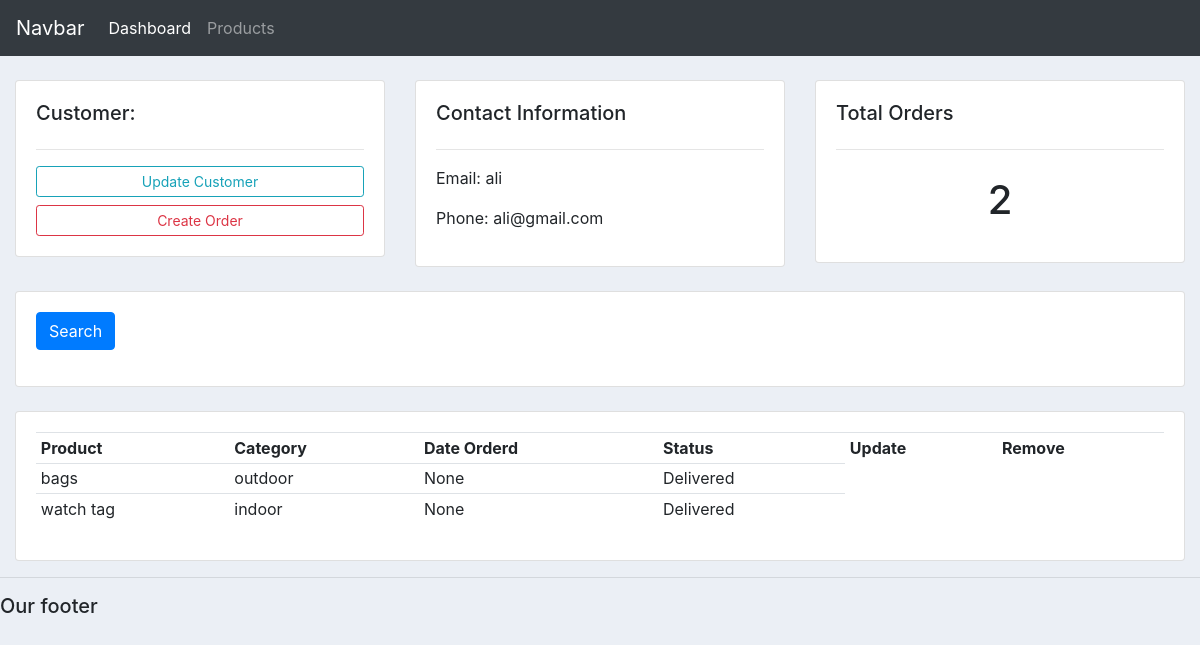
/customer/3/, run on the app's committed database.
### ourapp/models.py (models this page shows, shortened)
class Customer(models.Model):
    name=models.CharField(max_length=200,null=True)
    phone=models.CharField(max_length=200,null=True)
    email=models.CharField(max_length=200,null=True)
    date_created=models.DateTimeField(auto_now_add=True,null=True)

class Order(models.Model):
    status=(
        ('Pending','Pending'),('Out for delivey','Out for delivey'),('Delivered','Delivered'))
    customer=models.ForeignKey(Customer,null=True,on_delete=models.SET_NULL)
    product=models.ForeignKey(Product,null=True,on_delete=models.SET_NULL)
    date_created=models.DateTimeField(max_length=200,null=True)
    status=models.CharField(max_length=200,null=True,choices=status)

class Product(models.Model):
     CATEGORY=(('indoor','indoor'),('outdoor','outdoor'))
     name=models.CharField(max_length=200,null=True)
     price=models.FloatField(null=True)
     category=models.CharField(max_length=200,null=True,choices=CATEGORY)
     description=models.CharField(max_length=200,null=True)
     date_created=models.DateTimeField(max_length=200,null=True)
     tags=models.ManyToManyField(Tag)
     def __str__(self):
         return self.name

### ourapp/views.py (the view)
# urls.py: path('customer/<str:pk_test>/',views.customer,name='customer'),
def customer(request,pk_test):
    customer= Customer.objects.get(id=pk_test)
    orders=customer.order_set.all()
    order_count = orders.count()
    context={'customer':customer,'orders':orders,'order_count':order_count}
    return render(request,'accounts/customer.html',context=context)

### templates/accounts/customer.html
{%  extends 'accounts/main.html' %}
{% block content %}
	<br>
<div class="row">
	<div class="col-md">
		<div class="card card-body">
			<h5>Customer:</h5>
			<hr>
			<a class="btn btn-outline-info  btn-sm btn-block" href="">Update Customer</a>
			<a class="btn btn-outline-danger  btn-sm btn-block" href="{% url 'create_order' customer.id%}">Create Order</a>
		</div>
	</div>
	<div class="col-md">
		<div class="card card-body">
			<h5>Contact Information</h5>
			<hr>
			<p>Email: {{customer.name}} </p>
			<p>Phone:  {{customer.email}} </p>
		</div>
	</div>
	<div class="col-md">
		<div class="card card-body">
			<h5>Total Orders </h5>
			<hr>
			<h1 style="text-align: center;padding: 10px">   {{order_count}}  </h1>
		</div>
	</div>
</div>
<br>
<div class="row">
	<div class="col">
		<div class="card card-body">
			<form method="get">
		    <button class="btn btn-primary" type="submit">Search</button>
		  </form>
		</div>
	</div>
</div>
<br>
<div class="row">
	<div class="col-md">
		<div class="card card-body">
			<table class="table table-sm">
				<tr>
					<th>Product</th>
					<th>Category</th>
					<th>Date Orderd</th>
					<th>Status</th>
					<th>Update</th>
					<th>Remove</th>
				</tr>
				{%for order in orders%}
				<tr>
					<td> {{order.product}}</td>
					<td> {{order.product.category}}</td>
					<td> {{order.date_created}}</td>
					<td> {{order.status}}</td>
				</tr>
				{% endfor %}
			</table>
		</div>
	</div>
</div>
{% endblock content %}

### templates/accounts/main.html (style rules this page uses)
body { background-color: #ebeff5; }

### data on the page
Customer: name "ali", email "ali@gmail.com"
Order: product "bags", product.category "outdoor", date_created "None", status "Delivered"
Order: product "watch tag", product.category "indoor", date_created "None", status "Delivered"

### other printed values
{{ order_count }} "2"
